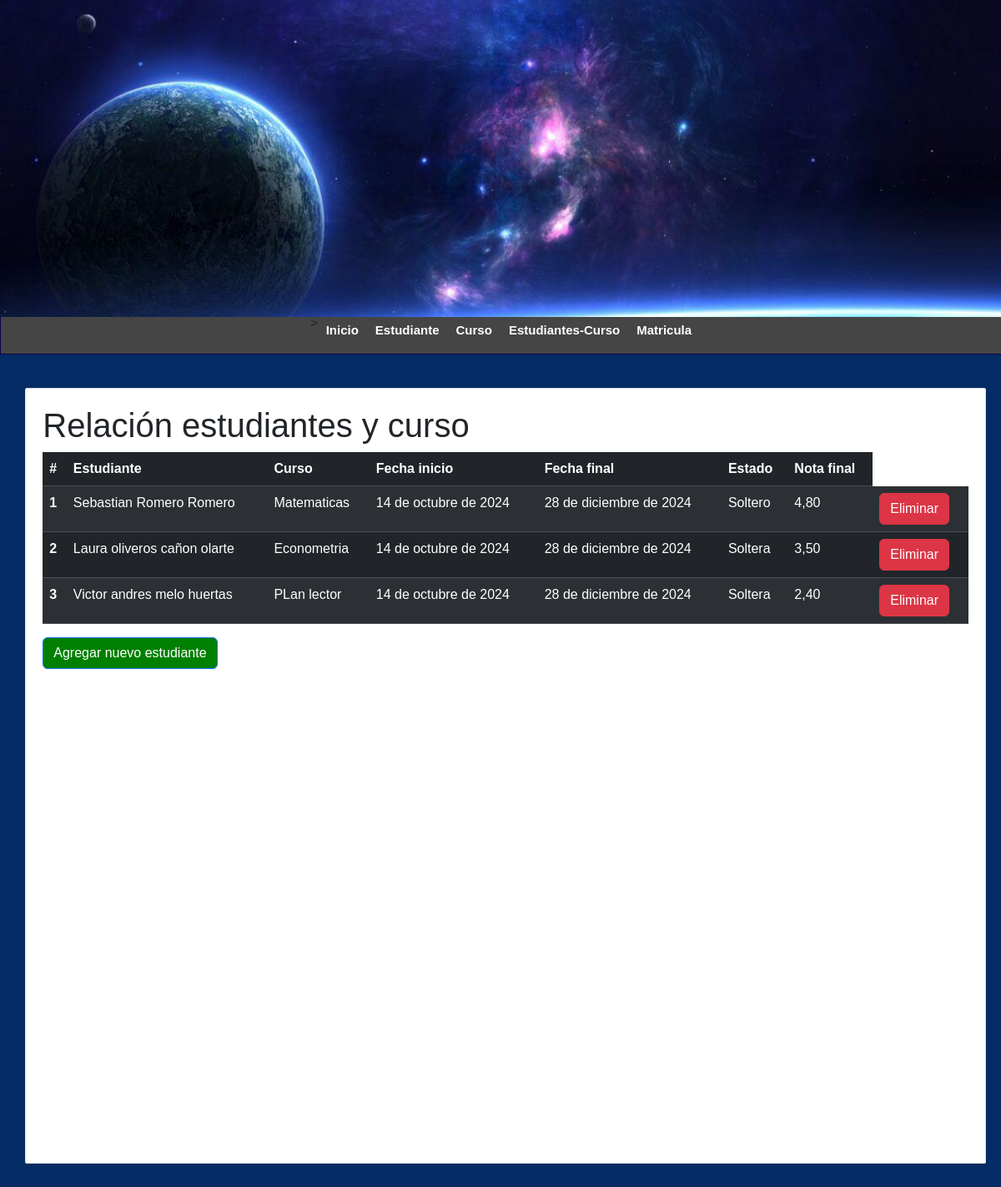
The app's page /estudiantes-curso/ with its own data.
### estudiante_curso/models.py (models this page shows, shortened)
class EstudianteCurso(models.Model):
    estudiante = models.ForeignKey(Persona, on_delete=models.CASCADE, related_name='cursos')
    curso = models.ForeignKey(curso, on_delete=models.CASCADE)
    fechaInicio = models.DateField()
    fechaFinal = models.DateField()
    estado = models.CharField(max_length=100)
    notaFinal = models.DecimalField(max_digits=3, decimal_places=2)
    class Meta:
        db_table = 'Estudiantes_Cursos'

### persona/models.py (models this page shows, shortened)
class Persona(models.Model):
    nombre = models.CharField(max_length=100)
    apellidos = models.CharField(max_length=100)
    dni = models.CharField(max_length=10, unique=True)  # dni unico
    telefono = models.CharField(max_length=10)
    email = models.EmailField()
    fecha_nacimiento = models.DateField()
    rol = models.CharField(max_length=20)
    created_at = models.DateTimeField(auto_now_add=True)
    class Meta:
        db_table = 'persona'

### estudiante_curso/views.py (the view)
# urls.py: path('estudiantes-curso/', Estudiante_Curso, name='lista-estudiantes-cursos'),
def Estudiante_Curso(request):
    estudianteCurso = EstudianteCurso.objects.all()  # Obtener todos los objetos EstudianteCurso
    return render(request, 'lista_est_cur.html', {
        'title': 'Relación estudiantes y curso',
        'estudiantes_cursos': estudianteCurso,
    })

### estudiante_curso/templates/lista_est_cur.html
{% extends "index.html" %}
{% block content %}
    <h1>{{ title }}</h1>
    <table class="table table-dark table-striped">
        <thead>
            <tr>
                <th scope="col">#</th>
                <th scope="col">Estudiante</th>
                <th scope="col">Curso</th>
                <th scope="col">Fecha inicio</th>
                <th scope="col">Fecha final</th>
                <th scope="col">Estado</th>
                <th scope="col">Nota final</th>
            </tr>
        </thead>
        <tbody>
            {% for estudiante_curso in estudiantes_cursos %}
            <tr>
                <th scope="row">{{ forloop.counter }}</th>
                <td>{{ estudiante_curso.estudiante.nombre }} {{ estudiante_curso.estudiante.apellidos }}</td>
                <td>{{ estudiante_curso.curso.nombre }}</td>
                <td>{{ estudiante_curso.fechaInicio }}</td>
                <td>{{ estudiante_curso.fechaFinal }}</td>
                <td>{{ estudiante_curso.estado }}</td>
                <td>{{ estudiante_curso.notaFinal }}</td>
                <td>
                    <a href="{% url 'eliminar-estudiante-curso' estudiante_curso.id %}" class="btn btn-danger" onclick="return confirm('¿Estás seguro que deseas eliminar esta relación?');">Eliminar</a>
                </td>
            </tr>
            {% endfor %}
        </tbody>
    </table>
    <a href="{% url 'formulario_estudiante_curso' %}" class="btn btn-primary">Agregar nuevo estudiante</a>
{% endblock %}

### mainApp/templates/index.html (shortened to what this page needs)
{% load static %}
<!DOCTYPE html>
<html lang="en">
<head>
    <link rel="stylesheet" href="{% static "css/styles.css" %}">
    <link href="https://cdn.jsdelivr.net/npm/bootstrap@5.3.3/dist/css/bootstrap.min.css" rel="stylesheet">
</head>
<body>
    <header>
        <div class="header-image" style="text-align: center; margin-bottom: 100px;">
            <img  src="{%static '/imagenes/ImagenPrincipal.jpeg'%}" alt="ImagenPrincipal" style="width: 100%; height: 380px; object-fit: cover; object-position: center;">
        </div>
    </header>
    <nav class="nav"style="margin-top: 235px; justify-content: center; min-width: none; min-height: 50px">>
        <ul class="nav justify-content-center">
            <li class="nav-item">
                <a style="text-decoration: none; font-weight: bold;" href="{% url "inicio" %}">Inicio</a>
            </li>
            <li class="nav-item">
                <a style="text-decoration: none; font-weight: bold;" href="{% url "lista-estudiantes" %}">Estudiante</a>
            </li>
            <li class="nav-item">
                <a style="text-decoration: none; font-weight: bold;" href="{% url "lista-cursos" %}">Curso</a>
            </li>
            <li class="nav-item">
                <a style="text-decoration: none; font-weight: bold;" href="{% url "lista-estudiantes-cursos" %}">Estudiantes-Curso</a>
            </li>
            <li class="nav-item">
                <a style="text-decoration: none; font-weight: bold;" href="{% url "lista-matriculas" %}">Matricula</a>
            </li>
        </ul>
    </nav>
    <div id="content">
        <div class="box">
            {% block content %}{% endblock  %}
        </div>
    </div>
</body>
</html>

### mainApp/static/css/styles.css (style rules this page uses)
* { margin: 0px; padding: 0px; font-family: Arial, Helvetica, sans-serif; text-decoration: none; }
body { background-color: #f2f2f2; }
header { width: 1212px; height: 140px; background-color: rgb(0, 183, 255); margin: 0 auto; }
nav { width: 1211px; height: 40px; margin: 0 auto; background-color: rgb(69, 69, 69); border: 1px solid #090249; font-size: 15px; }
nav ul { list-style: none; text-decoration: none; }
nav ul li { line-height: 40px; float: left; }
nav ul li a { display: block; padding-left: 10px; padding-right: 10px; color: white; text-decoration: none; }
#content { width: 1212px; min-height: 930px; margin: 0 auto; margin-bottom: 30px; margin-top: 40px; }
.box { background: white; width: 95%; min-height: 930px; padding: 20px; border: 1px solid #ddd; margin: 0 auto; border-radius: 2px; }

### mainApp/templates/index.html (style rules this page uses)
.nav-item { font-weight: bold; }
nav ul { list-style: none; text-decoration: none; }
nav ul li { line-height: 40px; float: left; }
nav ul li a { display: block; padding-left: 10px; padding-right: 10px; color: white; text-decoration: none; }
body { background-color:#052c65; }
.btn-primary { background-color: green; }

### records on screen
EstudianteCurso: estudiante.nombre "Sebastian", estudiante.apellidos "Romero Romero", curso.nombre "Matematicas", fechaInicio "14 de octubre de 2024", fechaFinal "28 de diciembre de 2024", estado "Soltero", notaFinal "4,80"
EstudianteCurso: estudiante.nombre "Laura oliveros", estudiante.apellidos "cañon olarte", curso.nombre "Econometria", fechaInicio "14 de octubre de 2024", fechaFinal "28 de diciembre de 2024", estado "Soltera", notaFinal "3,50"
EstudianteCurso: estudiante.nombre "Victor andres", estudiante.apellidos "melo huertas", curso.nombre "PLan lector", fechaInicio "14 de octubre de 2024", fechaFinal "28 de diciembre de 2024", estado "Soltera", notaFinal "2,40"

### other values on screen
{{ title }} "Relación estudiantes y curso"
